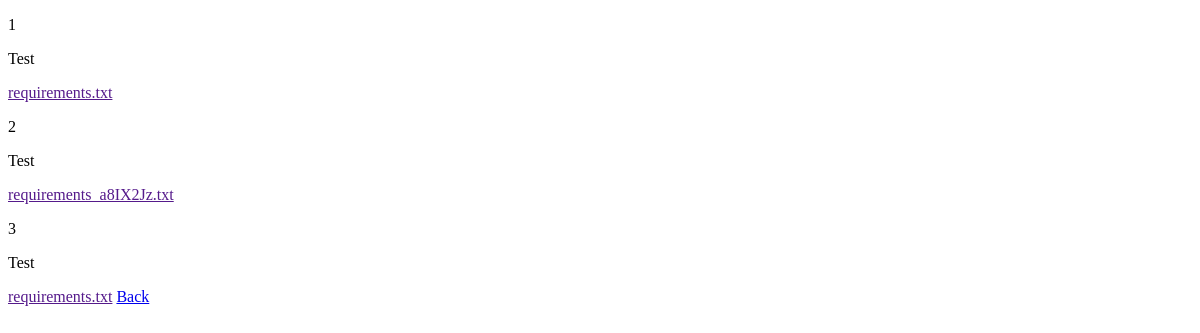
The app's page //list, older data.
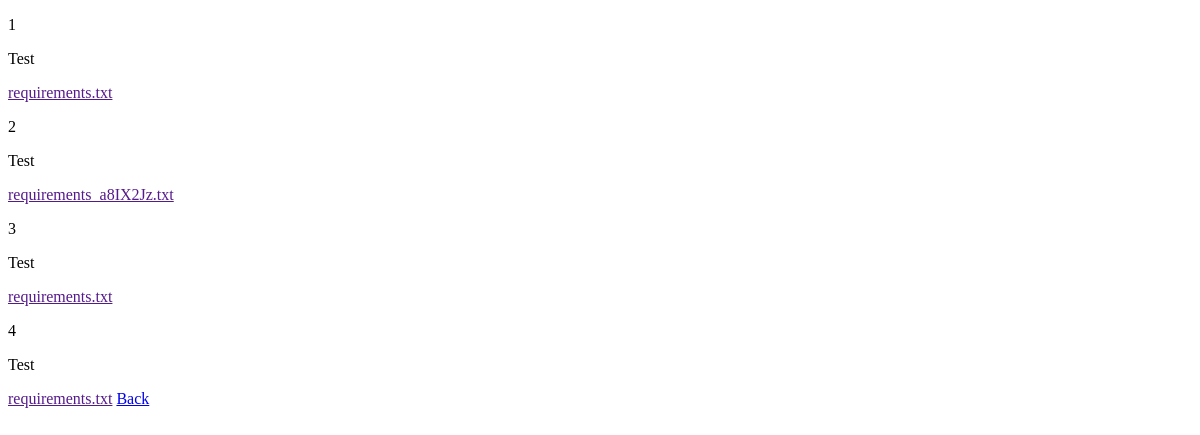
The same page, newer data.
### FileUploadSystemApp/models.py (models this page shows, shortened)
class file_upload(models.Model):
    id = models.AutoField(primary_key=True)
    file_name = models.CharField(max_length=255)
    my_file = models.FileField(upload_to='')

### FileUploadSystemApp/views.py (the view)
# urls.py: path('/list', views.show_data, name='show_data')
def show_data(request):
    all_data = file_upload.objects.all()
    context = {
        'data': all_data
    }
    return render(request, 'FileUploadSystemApp/list.html', context)

### FileUploadSystemApp/templates/FileUploadSystemApp/list.html (shortened to what this page needs)
<!DOCTYPE html>
<html lang="en">
<head>
</head>
<body>
    {% for d in data %}
        <p class="list_id">{{ forloop.counter }}</p>
        <p class="list_title">{{ d.file_name }}</p>
        <a href="{{ d.file_name.url }}" class="list_link">{{ d.my_file }}</a>
    {% endfor %}
    <a class="link_index" href="{% url 'index' %}">Back</a>
</body>
</html>

Row changes from the older to the newer data that the page shows:
added file_upload: file_name "Test", my_file "requirements.txt"
